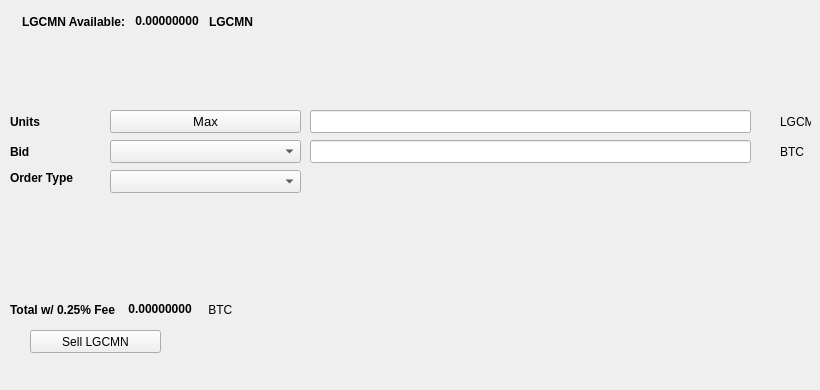
   <widget class="QWidget" name="SellTab">
    <attribute name="title">
     <string>Sell</string>
    </attribute>
    <widget class="QLabel" name="label_16">
     <property name="geometry">
      <rect>
       <x>780</x>
       <y>140</y>
       <width>31</width>
       <height>23</height>
      </rect>
     </property>
     <property name="text">
      <string>BTC</string>
     </property>
    </widget>
    <widget class="QComboBox" name="SellBidcomboBox">
     <property name="geometry">
      <rect>
       <x>110</x>
       <y>140</y>
       <width>191</width>
       <height>23</height>
      </rect>
     </property>
     <property name="font">
      <font>
       <pointsize>10</pointsize>
      </font>
     </property>
    </widget>
    <widget class="QLabel" name="label_18">
     <property name="geometry">
      <rect>
       <x>10</x>
       <y>110</y>
       <width>46</width>
       <height>23</height>
      </rect>
     </property>
     <property name="font">
      <font>
       <weight>75</weight>
       <bold>true</bold>
      </font>
     </property>
     <property name="text">
      <string>Units</string>
     </property>
    </widget>
    <widget class="QPushButton" name="Sell_Max_Amount">
     <property name="geometry">
      <rect>
       <x>110</x>
       <y>110</y>
       <width>191</width>
       <height>23</height>
      </rect>
     </property>
     <property name="font">
      <font>
       <pointsize>10</pointsize>
      </font>
     </property>
     <property name="text">
      <string>Max</string>
     </property>
    </widget>
    <widget class="QLabel" name="label_20">
     <property name="geometry">
      <rect>
       <x>10</x>
       <y>170</y>
       <width>91</width>
       <height>16</height>
      </rect>
     </property>
     <property name="font">
      <font>
       <weight>75</weight>
       <bold>true</bold>
      </font>
     </property>
     <property name="text">
      <string>Order Type</string>
     </property>
    </widget>
    <widget class="QComboBox" name="SellOrdertypeCombo">
     <property name="geometry">
      <rect>
       <x>110</x>
       <y>170</y>
       <width>191</width>
       <height>23</height>
      </rect>
     </property>
     <property name="font">
      <font>
       <pointsize>10</pointsize>
      </font>
     </property>
    </widget>
    <widget class="QLabel" name="label_21">
     <property name="geometry">
      <rect>
       <x>10</x>
       <y>140</y>
       <width>46</width>
       <height>23</height>
      </rect>
     </property>
     <property name="font">
      <font>
       <weight>75</weight>
       <bold>true</bold>
      </font>
     </property>
     <property name="text">
      <string>Bid</string>
     </property>
    </widget>
    <widget class="QLabel" name="label_22">
     <property name="geometry">
      <rect>
       <x>780</x>
       <y>110</y>
       <width>31</width>
       <height>23</height>
      </rect>
     </property>
     <property name="text">
      <string>LGCMN</string>
     </property>
    </widget>
    <widget class="QLineEdit" name="UnitsInputLGCMN">
     <property name="geometry">
      <rect>
       <x>310</x>
       <y>110</y>
       <width>441</width>
       <height>23</height>
      </rect>
     </property>
     <property name="font">
      <font>
       <pointsize>9</pointsize>
       <weight>75</weight>
       <bold>true</bold>
      </font>
     </property>
    </widget>
    <widget class="QLineEdit" name="SellBidPriceEdit">
     <property name="geometry">
      <rect>
       <x>310</x>
       <y>140</y>
       <width>441</width>
       <height>23</height>
      </rect>
     </property>
     <property name="font">
      <font>
       <pointsize>9</pointsize>
       <weight>75</weight>
       <bold>true</bold>
      </font>
     </property>
    </widget>
    <widget class="QPushButton" name="SellLGCMNBTN">
     <property name="geometry">
      <rect>
       <x>30</x>
       <y>330</y>
       <width>131</width>
       <height>23</height>
      </rect>
     </property>
     <property name="text">
      <string>Sell LGCMN</string>
     </property>
     <property name="icon">
      <iconset resource="../litegoldcoinmn">
       <normaloff>:/icons/bitcoin</normaloff>:/icons/bitcoin</iconset>
     </property>
    </widget>
    <widget class="QWidget" name="layoutWidget3">
     <property name="geometry">
      <rect>
       <x>22</x>
       <y>12</y>
       <width>258</width>
       <height>19</height>
      </rect>
     </property>
     <layout class="QHBoxLayout" name="horizontalLayout">
      <item>
       <widget class="QLabel" name="label232_2">
        <property name="font">
         <font>
          <weight>75</weight>
          <bold>true</bold>
         </font>
        </property>
        <property name="text">
         <string>LGCMN Available:</string>
        </property>
       </widget>
      </item>
      <item>
       <widget class="QLabel" name="LGCMNAvailableLabel">
        <property name="palette">
         <palette>
          <active>
           <colorrole role="WindowText">
            <brush brushstyle="SolidPattern">
             <color alpha="255">
              <red>0</red>
              <green>0</green>
              <blue>0</blue>
             </color>
            </brush>
           </colorrole>
           <colorrole role="Button">
            <brush brushstyle="SolidPattern">
             <color alpha="255">
              <red>0</red>
              <green>170</green>
              <blue>0</blue>
             </color>
            </brush>
           </colorrole>
           <colorrole role="Light">
            <brush brushstyle="SolidPattern">
             <color alpha="255">
              <red>0</red>
              <green>255</green>
              <blue>0</blue>
             </color>
            </brush>
           </colorrole>
           <colorrole role="Midlight">
            <brush brushstyle="SolidPattern">
             <color alpha="255">
              <red>0</red>
              <green>212</green>
              <blue>0</blue>
             </color>
            </brush>
           </colorrole>
           <colorrole role="Dark">
            <brush brushstyle="SolidPattern">
             <color alpha="255">
              <red>0</red>
              <green>85</green>
              <blue>0</blue>
             </color>
            </brush>
           </colorrole>
           <colorrole role="Mid">
            <brush brushstyle="SolidPattern">
             <color alpha="255">
              <red>0</red>
              <green>113</green>
              <blue>0</blue>
             </color>
            </brush>
           </colorrole>
           <colorrole role="Text">
            <brush brushstyle="SolidPattern">
             <color alpha="255">
              <red>0</red>
              <green>170</green>
              <blue>0</blue>
             </color>
            </brush>
           </colorrole>
           <colorrole role="BrightText">
            <brush brushstyle="SolidPattern">
             <color alpha="255">
              <red>255</red>
              <green>255</green>
              <blue>255</blue>
             </color>
            </brush>
           </colorrole>
           <colorrole role="ButtonText">
            <brush brushstyle="SolidPattern">
             <color alpha="255">
              <red>0</red>
              <green>0</green>
              <blue>0</blue>
             </color>
            </brush>
           </colorrole>
           <colorrole role="Base">
            <brush brushstyle="SolidPattern">
             <color alpha="255">
              <red>255</red>
              <green>255</green>
              <blue>255</blue>
             </color>
            </brush>
           </colorrole>
           <colorrole role="Window">
            <brush brushstyle="SolidPattern">
             <color alpha="255">
              <red>0</red>
              <green>170</green>
              <blue>0</blue>
             </color>
            </brush>
           </colorrole>
           <colorrole role="Shadow">
            <brush brushstyle="SolidPattern">
             <color alpha="255">
              <red>0</red>
              <green>0</green>
              <blue>0</blue>
             </color>
            </brush>
           </colorrole>
           <colorrole role="AlternateBase">
            <brush brushstyle="SolidPattern">
             <color alpha="255">
              <red>127</red>
              <green>212</green>
              <blue>127</blue>
             </color>
            </brush>
           </colorrole>
           <colorrole role="ToolTipBase">
            <brush brushstyle="SolidPattern">
             <color alpha="255">
              <red>255</red>
              <green>255</green>
              <blue>220</blue>
             </color>
            </brush>
           </colorrole>
           <colorrole role="ToolTipText">
            <brush brushstyle="SolidPattern">
             <color alpha="255">
              <red>0</red>
              <green>0</green>
              <blue>0</blue>
             </color>
            </brush>
           </colorrole>
          </active>
          <inactive>
           <colorrole role="WindowText">
            <brush brushstyle="SolidPattern">
             <color alpha="255">
              <red>0</red>
              <green>0</green>
              <blue>0</blue>
             </color>
            </brush>
           </colorrole>
           <colorrole role="Button">
            <brush brushstyle="SolidPattern">
             <color alpha="255">
              <red>0</red>
              <green>170</green>
              <blue>0</blue>
             </color>
            </brush>
           </colorrole>
           <colorrole role="Light">
            <brush brushstyle="SolidPattern">
             <color alpha="255">
              <red>0</red>
              <green>255</green>
              <blue>0</blue>
             </color>
            </brush>
           </colorrole>
           <colorrole role="Midlight">
            <brush brushstyle="SolidPattern">
             <color alpha="255">
              <red>0</red>
              <green>212</green>
              <blue>0</blue>
             </color>
            </brush>
           </colorrole>
           <colorrole role="Dark">
            <brush brushstyle="SolidPattern">
             <color alpha="255">
              <red>0</red>
              <green>85</green>
              <blue>0</blue>
             </color>
            </brush>
           </colorrole>
           <colorrole role="Mid">
            <brush brushstyle="SolidPattern">
             <color alpha="255">
              <red>0</red>
              <green>113</green>
              <blue>0</blue>
             </color>
            </brush>
           </colorrole>
           <colorrole role="Text">
            <brush brushstyle="SolidPattern">
             <color alpha="255">
              <red>0</red>
              <green>170</green>
              <blue>0</blue>
             </color>
            </brush>
           </colorrole>
           <colorrole role="BrightText">
            <brush brushstyle="SolidPattern">
             <color alpha="255">
              <red>255</red>
              <green>255</green>
              <blue>255</blue>
             </color>
            </brush>
           </colorrole>
           <colorrole role="ButtonText">
            <brush brushstyle="SolidPattern">
             <color alpha="255">
              <red>0</red>
              <green>0</green>
              <blue>0</blue>
             </color>
            </brush>
           </colorrole>
           <colorrole role="Base">
            <brush brushstyle="SolidPattern">
             <color alpha="255">
              <red>255</red>
              <green>255</green>
              <blue>255</blue>
             </color>
            </brush>
           </colorrole>
           <colorrole role="Window">
            <brush brushstyle="SolidPattern">
             <color alpha="255">
              <red>0</red>
              <green>170</green>
              <blue>0</blue>
             </color>
            </brush>
           </colorrole>
           <colorrole role="Shadow">
            <brush brushstyle="SolidPattern">
             <color alpha="255">
              <red>0</red>
              <green>0</green>
              <blue>0</blue>
             </color>
            </brush>
           </colorrole>
           <colorrole role="AlternateBase">
            <brush brushstyle="SolidPattern">
             <color alpha="255">
              <red>127</red>
              <green>212</green>
              <blue>127</blue>
             </color>
            </brush>
           </colorrole>
           <colorrole role="ToolTipBase">
            <brush brushstyle="SolidPattern">
             <color alpha="255">
              <red>255</red>
              <green>255</green>
              <blue>220</blue>
             </color>
            </brush>
           </colorrole>
           <colorrole role="ToolTipText">
            <brush brushstyle="SolidPattern">
             <color alpha="255">
              <red>0</red>
              <green>0</green>
              <blue>0</blue>
             </color>
            </brush>
           </colorrole>
          </inactive>
          <disabled>
           <colorrole role="WindowText">
            <brush brushstyle="SolidPattern">
             <color alpha="255">
              <red>0</red>
              <green>85</green>
              <blue>0</blue>
             </color>
            </brush>
           </colorrole>
           <colorrole role="Button">
            <brush brushstyle="SolidPattern">
             <color alpha="255">
              <red>0</red>
              <green>170</green>
              <blue>0</blue>
             </color>
            </brush>
           </colorrole>
           <colorrole role="Light">
            <brush brushstyle="SolidPattern">
             <color alpha="255">
              <red>0</red>
              <green>255</green>
              <blue>0</blue>
             </color>
            </brush>
           </colorrole>
           <colorrole role="Midlight">
            <brush brushstyle="SolidPattern">
             <color alpha="255">
              <red>0</red>
              <green>212</green>
              <blue>0</blue>
             </color>
            </brush>
           </colorrole>
           <colorrole role="Dark">
            <brush brushstyle="SolidPattern">
             <color alpha="255">
              <red>0</red>
              <green>85</green>
              <blue>0</blue>
             </color>
            </brush>
           </colorrole>
           <colorrole role="Mid">
            <brush brushstyle="SolidPattern">
             <color alpha="255">
              <red>0</red>
              <green>113</green>
              <blue>0</blue>
             </color>
            </brush>
           </colorrole>
           <colorrole role="Text">
            <brush brushstyle="SolidPattern">
             <color alpha="255">
              <red>0</red>
              <green>85</green>
              <blue>0</blue>
             </color>
            </brush>
           </colorrole>
           <colorrole role="BrightText">
            <brush brushstyle="SolidPattern">
             <color alpha="255">
              <red>255</red>
              <green>255</green>
              <blue>255</blue>
             </color>
            </brush>
           </colorrole>
           <colorrole role="ButtonText">
            <brush brushstyle="SolidPattern">
             <color alpha="255">
              <red>0</red>
              <green>85</green>
              <blue>0</blue>
             </color>
            </brush>
           </colorrole>
           <colorrole role="Base">
            <brush brushstyle="SolidPattern">
             <color alpha="255">
              <red>0</red>
              <green>170</green>
              <blue>0</blue>
             </color>
            </brush>
           </colorrole>
           <colorrole role="Window">
            <brush brushstyle="SolidPattern">
             <color alpha="255">
              <red>0</red>
              <green>170</green>
              <blue>0</blue>
             </color>
            </brush>
           </colorrole>
           <colorrole role="Shadow">
            <brush brushstyle="SolidPattern">
             <color alpha="255">
              <red>0</red>
              <green>0</green>
              <blue>0</blue>
             </color>
            </brush>
           </colorrole>
           <colorrole role="AlternateBase">
            <brush brushstyle="SolidPattern">
             <color alpha="255">
              <red>0</red>
              <green>170</green>
              <blue>0</blue>
             </color>
            </brush>
           </colorrole>
           <colorrole role="ToolTipBase">
            <brush brushstyle="SolidPattern">
             <color alpha="255">
              <red>255</red>
              <green>255</green>
              <blue>220</blue>
             </color>
            </brush>
           </colorrole>
           <colorrole role="ToolTipText">
            <brush brushstyle="SolidPattern">
             <color alpha="255">
              <red>0</red>
              <green>0</green>
              <blue>0</blue>
             </color>
            </brush>
           </colorrole>
          </disabled>
         </palette>
        </property>
        <property name="font">
         <font>
          <weight>75</weight>
          <bold>true</bold>
         </font>
        </property>
        <property name="text">
         <string> 0.00000000 </string>
        </property>
        <property name="textInteractionFlags">
         <set>Qt::LinksAccessibleByMouse|Qt::TextSelectableByKeyboard|Qt::TextSelectableByMouse</set>
        </property>
       </widget>
      </item>
      <item>
       <widget class="QLabel" name="labelLGCMN">
        <property name="font">
         <font>
          <weight>75</weight>
          <bold>true</bold>
         </font>
        </property>
        <property name="text">
         <string>LGCMN</string>
        </property>
       </widget>
      </item>
     </layout>
    </widget>
    <widget class="QWidget" name="layoutWidget">
     <property name="geometry">
      <rect>
       <x>10</x>
       <y>300</y>
       <width>268</width>
       <height>19</height>
      </rect>
     </property>
     <layout class="QHBoxLayout" name="horizontalLayout_2">
      <item>
       <widget class="QLabel" name="label_19">
        <property name="font">
         <font>
          <weight>75</weight>
          <bold>true</bold>
         </font>
        </property>
        <property name="text">
         <string>Total w/ 0.25% Fee </string>
        </property>
       </widget>
      </item>
      <item>
       <widget class="QLabel" name="SellCostLabel">
        <property name="palette">
         <palette>
          <active>
           <colorrole role="WindowText">
            <brush brushstyle="SolidPattern">
             <color alpha="255">
              <red>0</red>
              <green>0</green>
              <blue>0</blue>
             </color>
            </brush>
           </colorrole>
           <colorrole role="Button">
            <brush brushstyle="SolidPattern">
             <color alpha="255">
              <red>0</red>
              <green>170</green>
              <blue>0</blue>
             </color>
            </brush>
           </colorrole>
           <colorrole role="Light">
            <brush brushstyle="SolidPattern">
             <color alpha="255">
              <red>0</red>
              <green>255</green>
              <blue>0</blue>
             </color>
            </brush>
           </colorrole>
           <colorrole role="Midlight">
            <brush brushstyle="SolidPattern">
             <color alpha="255">
              <red>0</red>
              <green>212</green>
              <blue>0</blue>
             </color>
            </brush>
           </colorrole>
           <colorrole role="Dark">
            <brush brushstyle="SolidPattern">
             <color alpha="255">
              <red>0</red>
              <green>85</green>
              <blue>0</blue>
             </color>
            </brush>
           </colorrole>
           <colorrole role="Mid">
            <brush brushstyle="SolidPattern">
             <color alpha="255">
              <red>0</red>
              <green>113</green>
              <blue>0</blue>
             </color>
            </brush>
           </colorrole>
           <colorrole role="Text">
            <brush brushstyle="SolidPattern">
             <color alpha="255">
              <red>0</red>
              <green>170</green>
              <blue>0</blue>
             </color>
            </brush>
           </colorrole>
           <colorrole role="BrightText">
            <brush brushstyle="SolidPattern">
             <color alpha="255">
              <red>255</red>
              <green>255</green>
              <blue>255</blue>
             </color>
            </brush>
           </colorrole>
           <colorrole role="ButtonText">
            <brush brushstyle="SolidPattern">
             <color alpha="255">
              <red>0</red>
              <green>0</green>
              <blue>0</blue>
             </color>
            </brush>
           </colorrole>
           <colorrole role="Base">
            <brush brushstyle="SolidPattern">
             <color alpha="255">
              <red>255</red>
              <green>255</green>
              <blue>255</blue>
             </color>
            </brush>
           </colorrole>
           <colorrole role="Window">
            <brush brushstyle="SolidPattern">
             <color alpha="255">
              <red>0</red>
              <green>170</green>
              <blue>0</blue>
             </color>
            </brush>
           </colorrole>
           <colorrole role="Shadow">
            <brush brushstyle="SolidPattern">
             <color alpha="255">
              <red>0</red>
              <green>0</green>
              <blue>0</blue>
             </color>
            </brush>
           </colorrole>
           <colorrole role="AlternateBase">
            <brush brushstyle="SolidPattern">
             <color alpha="255">
              <red>127</red>
              <green>212</green>
              <blue>127</blue>
             </color>
            </brush>
           </colorrole>
           <colorrole role="ToolTipBase">
            <brush brushstyle="SolidPattern">
             <color alpha="255">
              <red>255</red>
              <green>255</green>
              <blue>220</blue>
             </color>
            </brush>
           </colorrole>
           <colorrole role="ToolTipText">
            <brush brushstyle="SolidPattern">
             <color alpha="255">
              <red>0</red>
              <green>0</green>
              <blue>0</blue>
             </color>
            </brush>
           </colorrole>
          </active>
          <inactive>
           <colorrole role="WindowText">
            <brush brushstyle="SolidPattern">
             <color alpha="255">
              <red>0</red>
              <green>0</green>
              <blue>0</blue>
             </color>
            </brush>
           </colorrole>
           <colorrole role="Button">
            <brush brushstyle="SolidPattern">
             <color alpha="255">
              <red>0</red>
              <green>170</green>
              <blue>0</blue>
             </color>
            </brush>
           </colorrole>
           <colorrole role="Light">
            <brush brushstyle="SolidPattern">
             <color alpha="255">
              <red>0</red>
              <green>255</green>
              <blue>0</blue>
             </color>
            </brush>
           </colorrole>
           <colorrole role="Midlight">
            <brush brushstyle="SolidPattern">
             <color alpha="255">
              <red>0</red>
              <green>212</green>
              <blue>0</blue>
             </color>
            </brush>
           </colorrole>
           <colorrole role="Dark">
            <brush brushstyle="SolidPattern">
             <color alpha="255">
              <red>0</red>
              <green>85</green>
              <blue>0</blue>
             </color>
            </brush>
           </colorrole>
           <colorrole role="Mid">
            <brush brushstyle="SolidPattern">
             <color alpha="255">
              <red>0</red>
              <green>113</green>
              <blue>0</blue>
             </color>
            </brush>
           </colorrole>
           <colorrole role="Text">
            <brush brushstyle="SolidPattern">
             <color alpha="255">
              <red>0</red>
              <green>170</green>
              <blue>0</blue>
             </color>
            </brush>
           </colorrole>
           <colorrole role="BrightText">
            <brush brushstyle="SolidPattern">
             <color alpha="255">
              <red>255</red>
              <green>255</green>
              <blue>255</blue>
             </color>
            </brush>
           </colorrole>
           <colorrole role="ButtonText">
            <brush brushstyle="SolidPattern">
             <color alpha="255">
              <red>0</red>
              <green>0</green>
              <blue>0</blue>
             </color>
            </brush>
           </colorrole>
           <colorrole role="Base">
            <brush brushstyle="SolidPattern">
             <color alpha="255">
              <red>255</red>
              <green>255</green>
              <blue>255</blue>
             </color>
            </brush>
           </colorrole>
           <colorrole role="Window">
            <brush brushstyle="SolidPattern">
             <color alpha="255">
              <red>0</red>
              <green>170</green>
              <blue>0</blue>
             </color>
            </brush>
           </colorrole>
           <colorrole role="Shadow">
            <brush brushstyle="SolidPattern">
             <color alpha="255">
              <red>0</red>
              <green>0</green>
              <blue>0</blue>
             </color>
            </brush>
           </colorrole>
           <colorrole role="AlternateBase">
            <brush brushstyle="SolidPattern">
             <color alpha="255">
              <red>127</red>
              <green>212</green>
              <blue>127</blue>
             </color>
            </brush>
           </colorrole>
           <colorrole role="ToolTipBase">
            <brush brushstyle="SolidPattern">
             <color alpha="255">
              <red>255</red>
              <green>255</green>
              <blue>220</blue>
             </color>
            </brush>
           </colorrole>
           <colorrole role="ToolTipText">
            <brush brushstyle="SolidPattern">
             <color alpha="255">
              <red>0</red>
              <green>0</green>
              <blue>0</blue>
             </color>
            </brush>
           </colorrole>
          </inactive>
          <disabled>
           <colorrole role="WindowText">
            <brush brushstyle="SolidPattern">
             <color alpha="255">
              <red>0</red>
              <green>85</green>
              <blue>0</blue>
             </color>
            </brush>
           </colorrole>
           <colorrole role="Button">
            <brush brushstyle="SolidPattern">
             <color alpha="255">
              <red>0</red>
              <green>170</green>
              <blue>0</blue>
             </color>
            </brush>
           </colorrole>
           <colorrole role="Light">
            <brush brushstyle="SolidPattern">
             <color alpha="255">
              <red>0</red>
              <green>255</green>
              <blue>0</blue>
             </color>
            </brush>
           </colorrole>
           <colorrole role="Midlight">
            <brush brushstyle="SolidPattern">
             <color alpha="255">
              <red>0</red>
              <green>212</green>
              <blue>0</blue>
             </color>
            </brush>
           </colorrole>
           <colorrole role="Dark">
            <brush brushstyle="SolidPattern">
             <color alpha="255">
              <red>0</red>
              <green>85</green>
              <blue>0</blue>
             </color>
            </brush>
           </colorrole>
           <colorrole role="Mid">
            <brush brushstyle="SolidPattern">
             <color alpha="255">
              <red>0</red>
              <green>113</green>
              <blue>0</blue>
             </color>
            </brush>
           </colorrole>
           <colorrole role="Text">
            <brush brushstyle="SolidPattern">
             <color alpha="255">
              <red>0</red>
              <green>85</green>
              <blue>0</blue>
             </color>
            </brush>
           </colorrole>
           <colorrole role="BrightText">
            <brush brushstyle="SolidPattern">
             <color alpha="255">
              <red>255</red>
              <green>255</green>
              <blue>255</blue>
             </color>
            </brush>
           </colorrole>
           <colorrole role="ButtonText">
            <brush brushstyle="SolidPattern">
             <color alpha="255">
              <red>0</red>
              <green>85</green>
              <blue>0</blue>
             </color>
            </brush>
           </colorrole>
           <colorrole role="Base">
            <brush brushstyle="SolidPattern">
             <color alpha="255">
              <red>0</red>
              <green>170</green>
              <blue>0</blue>
             </color>
            </brush>
           </colorrole>
           <colorrole role="Window">
            <brush brushstyle="SolidPattern">
             <color alpha="255">
              <red>0</red>
              <green>170</green>
              <blue>0</blue>
             </color>
            </brush>
           </colorrole>
           <colorrole role="Shadow">
            <brush brushstyle="SolidPattern">
             <color alpha="255">
              <red>0</red>
              <green>0</green>
              <blue>0</blue>
             </color>
            </brush>
           </colorrole>
           <colorrole role="AlternateBase">
            <brush brushstyle="SolidPattern">
             <color alpha="255">
              <red>0</red>
              <green>170</green>
              <blue>0</blue>
             </color>
            </brush>
           </colorrole>
           <colorrole role="ToolTipBase">
            <brush brushstyle="SolidPattern">
             <color alpha="255">
              <red>255</red>
              <green>255</green>
              <blue>220</blue>
             </color>
            </brush>
           </colorrole>
           <colorrole role="ToolTipText">
            <brush brushstyle="SolidPattern">
             <color alpha="255">
              <red>0</red>
              <green>0</green>
              <blue>0</blue>
             </color>
            </brush>
           </colorrole>
          </disabled>
         </palette>
        </property>
        <property name="font">
         <font>
          <weight>75</weight>
          <bold>true</bold>
         </font>
        </property>
        <property name="autoFillBackground">
         <bool>false</bool>
        </property>
        <property name="text">
         <string> 0.00000000</string>
        </property>
        <property name="textInteractionFlags">
         <set>Qt::LinksAccessibleByMouse|Qt::TextSelectableByMouse</set>
        </property>
       </widget>
      </item>
      <item>
       <widget class="QLabel" name="label_17">
        <property name="font">
         <font>
          <weight>50</weight>
          <bold>false</bold>
         </font>
        </property>
        <property name="text">
         <string> BTC</string>
        </property>
       </widget>
      </item>
     </layout>
    </widget>
    <widget class="QLabel" name="label_23">
     <property name="geometry">
      <rect>
       <x>460</x>
       <y>300</y>
       <width>281</width>
       <height>81</height>
      </rect>
     </property>
     <property name="text">
      <string/>
     </property>
     <property name="pixmap">
      <pixmap>:/images/bittrex</pixmap>
     </property>
    </widget>
   </widget>
